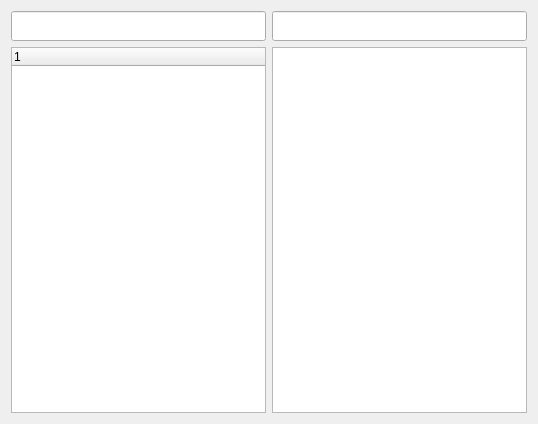
<?xml version="1.0" encoding="UTF-8"?>
<ui version="4.0">
 <class>TreeView</class>
 <widget class="QWidget" name="TreeView">
  <property name="geometry">
   <rect>
    <x>0</x>
    <y>0</y>
    <width>538</width>
    <height>424</height>
   </rect>
  </property>
  <property name="windowTitle">
   <string>Form</string>
  </property>
  <layout class="QGridLayout" name="gridLayout">
   <item row="1" column="0">
    <widget class="QTreeWidget" name="treeWidget">
     <column>
      <property name="text">
       <string notr="true">1</string>
      </property>
     </column>
    </widget>
   </item>
   <item row="1" column="1">
    <widget class="QTreeView" name="treeView"/>
   </item>
   <item row="0" column="0">
    <widget class="QLineEdit" name="lineEdit">
     <property name="minimumSize">
      <size>
       <width>0</width>
       <height>30</height>
      </size>
     </property>
    </widget>
   </item>
   <item row="0" column="1">
    <widget class="QLineEdit" name="lineEdit_2">
     <property name="minimumSize">
      <size>
       <width>0</width>
       <height>30</height>
      </size>
     </property>
    </widget>
   </item>
  </layout>
 </widget>
 <resources/>
 <connections/>
</ui>
